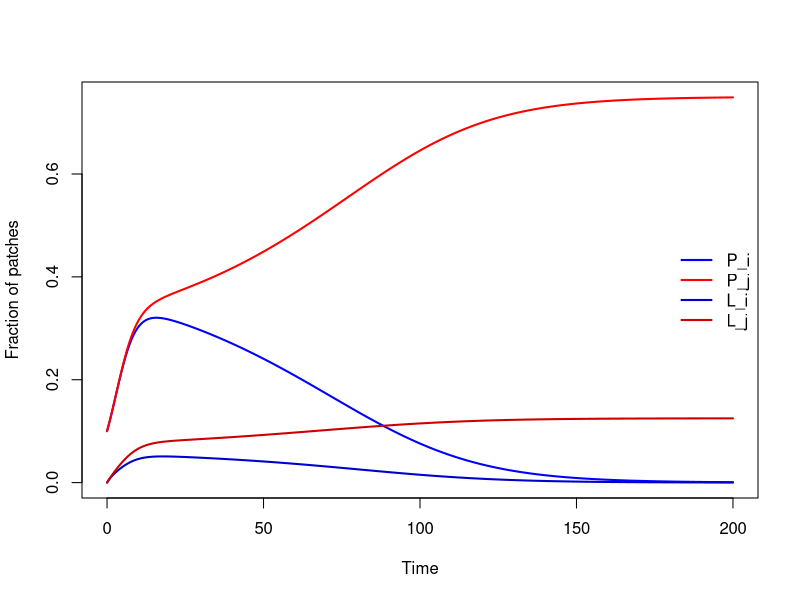

Source code (R):
# install.packages("deSolve")  # if needed
library(deSolve)

# ---------------------------
# Metapopulation ODE model
# ---------------------------
meta_model <- function(t, state, params) {
  with(as.list(c(state, params)), {
    
    # Recoverable empty patches
    E <- 1 - Pi - Pj - Li - Lj
    
    # ODEs
    dPi <- ci * Pi * (E + Li) - ei * Pi
    dPj <- cj * Pj * (E + Lj) - ej * Pj
    
    dLi <- ei * Pi - Li * (ri + ci * Pi)
    dLj <- ej * Pj - Lj * (rj + cj * Pj)
    
    list(c(dPi, dPj, dLi, dLj))
  })
}

# ---------------------------
# Parameters
# ---------------------------
params <- c(
  ci = 0.2,   # colonization rate of i
  cj = 0.5,   # colonization rate of j
  ei = 0.1,   # extinction rate of i
  ej = 0.1,  # extinction rate of j
  ri = 0.0001,   # recovery rate of latent i patches
  rj = 0.0001    # recovery rate of latent j patches
)

params <- c(
  ci = 0.4,   # colonization rate of i
  cj = 0.4,   # colonization rate of j
  ei = 0.1,   # extinction rate of i
  ej = 0.1,  # extinction rate of j
  ri = 0.5,   # recovery rate of latent i patches
  rj = 0.3    # recovery rate of latent j patches
)

# ---------------------------
# Initial conditions
# ---------------------------
state <- c(
  Pi = 0.1,
  Pj = 0.1,
  Li = 0.0,
  Lj = 0.0
)

# ---------------------------
# Time vector
# ---------------------------
times <- seq(0, 200, by = 0.1)

# ---------------------------
# Run simulation
# ---------------------------
out <- ode(
  y = state,
  times = times,
  func = meta_model,
  parms = params
)

out <- as.data.frame(out)

# ---------------------------
# Plot results
# ---------------------------
matplot(
  out$time,
  out[, c("Pi", "Pj", "Li", "Lj")],
  type = "l",
  lwd = 2,
  lty = 1,
  col = c("blue", "red", "blue3", "red3"),
  xlab = "Time",
  ylab = "Fraction of patches"
)

legend(
  "right",
  legend = c("P_i", "P_j", "L_i", "L_j"),
  col = c("blue", "red", "blue3", "red3"),
  lwd = 2,
  bty = "n"
)
